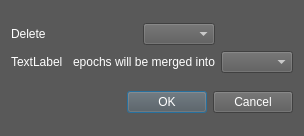
<?xml version="1.0" encoding="UTF-8"?>
<ui version="4.0">
 <class>DeleteBehaviorDialog</class>
 <widget class="QDialog" name="DeleteBehaviorDialog">
  <property name="geometry">
   <rect>
    <x>0</x>
    <y>0</y>
    <width>304</width>
    <height>136</height>
   </rect>
  </property>
  <property name="windowTitle">
   <string>Delete behavior</string>
  </property>
  <property name="styleSheet">
   <string notr="true">QWidget { background-color: rgb(89, 89, 89); color: white }</string>
  </property>
  <layout class="QVBoxLayout" name="verticalLayout">
   <item>
    <layout class="QGridLayout" name="gridLayout">
     <item row="0" column="0" colspan="2">
      <widget class="QLabel" name="label">
       <property name="text">
        <string>Delete</string>
       </property>
      </widget>
     </item>
     <item row="0" column="2">
      <widget class="QComboBox" name="behavior_combobox"/>
     </item>
     <item row="1" column="0">
      <widget class="QLabel" name="num_epochs_label">
       <property name="text">
        <string>TextLabel</string>
       </property>
      </widget>
     </item>
     <item row="1" column="1" colspan="2">
      <widget class="QLabel" name="epoch_info_label">
       <property name="text">
        <string>epochs will be merged into</string>
       </property>
      </widget>
     </item>
     <item row="1" column="3">
      <widget class="QComboBox" name="replace_behavior_combobox"/>
     </item>
    </layout>
   </item>
   <item>
    <widget class="QDialogButtonBox" name="buttonBox">
     <property name="orientation">
      <enum>Qt::Horizontal</enum>
     </property>
     <property name="standardButtons">
      <set>QDialogButtonBox::Cancel|QDialogButtonBox::Ok</set>
     </property>
    </widget>
   </item>
  </layout>
 </widget>
 <resources/>
 <connections>
  <connection>
   <sender>buttonBox</sender>
   <signal>accepted()</signal>
   <receiver>DeleteBehaviorDialog</receiver>
   <slot>accept()</slot>
   <hints>
    <hint type="sourcelabel">
     <x>248</x>
     <y>254</y>
    </hint>
    <hint type="destinationlabel">
     <x>157</x>
     <y>274</y>
    </hint>
   </hints>
  </connection>
  <connection>
   <sender>buttonBox</sender>
   <signal>rejected()</signal>
   <receiver>DeleteBehaviorDialog</receiver>
   <slot>reject()</slot>
   <hints>
    <hint type="sourcelabel">
     <x>316</x>
     <y>260</y>
    </hint>
    <hint type="destinationlabel">
     <x>286</x>
     <y>274</y>
    </hint>
   </hints>
  </connection>
 </connections>
</ui>
